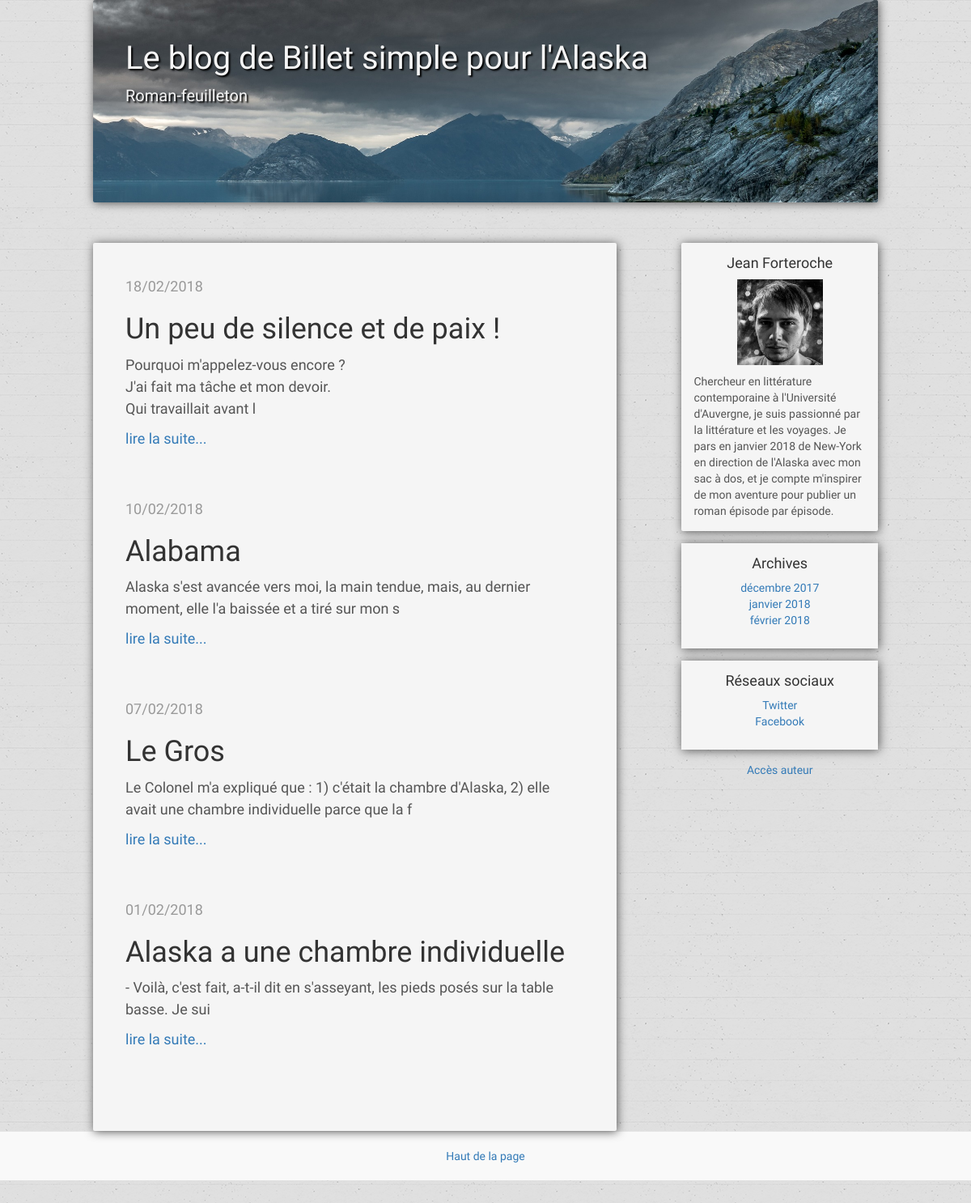
The page /index.php?action=seePostsPerMonth&m=2 on the database its author committed.
### tables this page shows
CREATE TABLE `posts` (
  `id` int(11) NOT NULL,
  `content` text NOT NULL,
  `date_creation` date NOT NULL
);

### model/Frontend.php (called while the page is built, shortened)
<?php
require_once('model/PostManager.php');
class Frontend extends Manager {
    public function __construct() {
        $this->_postManager = new \OpenClassrooms\Blog\Model\PostManager();
    }
    public function seePostsPerMonth($m) {
        $postsPerMonth = $this->_postManager->getPostsPerMonth($m);
        $months = $this->_postManager->getMonths();
        require('view/frontend/postsPerMonthView.php');
    }
}

### index.php (called while the page is built, shortened)
<?php
$router = new \OpenClassrooms\Blog\Model\Router();
$router->direct();

### model/PostManager.php (called while the page is built, shortened)
<?php
require_once("model/Manager.php");
class PostManager extends Manager {
    public function getMonths() {
        $sql = 'SELECT MONTH(date_creation) AS m,
        CASE WHEN MONTH(date_creation) = 1 THEN \'janvier\'
        WHEN MONTH(date_creation) = 2 THEN \'février\'
        WHEN MONTH(date_creation) = 3 THEN \'mars\'
        WHEN MONTH(date_creation) = 4 THEN \'avril\'
        WHEN MONTH(date_creation) = 5 THEN \'mai\'
        WHEN MONTH(date_creation) = 6 THEN \'juin\'
        WHEN MONTH(date_creation) = 7 THEN \'juillet\'
        WHEN MONTH(date_creation) = 8 THEN \'août\'
        WHEN MONTH(date_creation) = 9 THEN \'septembre\'
        WHEN MONTH(date_creation) = 10 THEN \'octobre\'
        WHEN MONTH(date_creation) = 11 THEN \'novembre\'
        WHEN MONTH(date_creation) = 12 THEN \'décembre\'
        END AS mois,
        YEAR(date_creation) AS y FROM posts GROUP BY y, m';
        $months = $this->executeRequest($sql);
        return $months;
    }
    public function getPostsPerMonth($m) {
        $sql = 'SELECT id, SUBSTRING(content, 1, 150) AS short_content, DATE_FORMAT(date_creation, \'%d/%m/%Y\') AS creation_date_fr FROM posts WHERE MONTH(date_creation) = ? ORDER BY id DESC';
        $postsPerMonth = $this->executeRequest($sql, array($m));
        return $postsPerMonth;
    }
}

### model/Manager.php (called while the page is built, shortened)
<?php
abstract class Manager {
        private $db;
        protected function executeRequest($sql, $params = null) {
          if ($params == null) {
            $result = $this->getDb()->query($sql);
          }
          else {
            $result = $this->getDb()->prepare($sql);
            $result->execute($params);
          }
          return $result;
        }
        private function getDb() {
          if ($this->db == null) {
            $this->db = new \PDO('mysql:host=localhost;dbname=writer_blog;charset=utf8', 'root', 'root');
          }
          return $this->db;
        }
}

### view/frontend/postsPerMonthView.php (the view, shortened to what this page needs)
    <div class="container">
      <div class="row">
        <div class="col-sm-8 blog-main">
        <?php
          while ($data = $postsPerMonth->fetch()) {
        ?>
          <div class="blog-post">
            <p class="blog-post-meta">
              <?= $data['creation_date_fr'] ?>
            </p>
            <p>
              <?=html_entity_decode($data['short_content']); ?>
            </p>
            <a href="index.php?action=seeOnePost&amp;id=<?= $data['id'] ?>">  lire la suite... </a>
          </div>
        <?php
          }
        ?>
        </div>
        <div class="col-sm-3 col-sm-offset-1 blog-sidebar">
          <div class="sidebar-module sidebar-module-inset">
            <h4>Jean Forteroche</h4>
            <img src="public/images/photo.jpg" alt="portrait">
            <p>Chercheur en littérature contemporaine à l'Université d'Auvergne, je suis passionné par la littérature et les voyages. Je pars en janvier 2018 de New-York en direction de l'Alaska avec mon sac à dos, et je compte m'inspirer de mon aventure pour publier un roman épisode par épisode.</p>
          </div>
          <div class="sidebar-module">
            <h4>Archives</h4>
            <ol class="list-unstyled">
            <?php
              while ($data = $months->fetch()) {
            ?>
                <li><a href="index.php?action=seePostsPerMonth&amp;m=<?= $data['m'] ?>"><?= $data['mois']; ?> <?= $data['y']; ?></a></li>
            <?php
            }
            ?>
            </ol>
          </div>
          <div class="sidebar-module">
            <h4>Réseaux sociaux</h4>
            <ol class="list-unstyled">
              <li><a href="#">Twitter</a></li>
              <li><a href="#">Facebook</a></li>
            </ol>
          </div>
          <p><a href="index.php?action=login">Accès auteur</a></p>
        </div>
      </div>
    </div>
    <footer class="blog-footer">
      <p><a href="#">Haut de la page</a></p>
    </footer>
<?php require('./view/template.php'); ?>

### public/css/style.css (style rules this page uses)
body { font-family: 'ABeeZee', sans-serif; color: #555; background-image:url(../images/pattern.png); background-repeat: repeat; }
h1, .h1, h2, .h2, h3, .h3, h4, .h4, h5, .h5, h6, .h6 { margin-top: 0; font-family: 'ABeeZee', sans-serif; font-weight: normal; color: #333; }
@media (min-width: 1200px) { .container { width: 970px; } }
.blog-main { font-size: 18px; line-height: 1.5; background-color: #f5f5f5; padding: 40px; border-radius: 2px; box-shadow: 1px 1px 12px #555; }
.sidebar-module { padding: 15px; margin: 0 -15px 15px; background-color: #f5f5f5; box-shadow: 1px 1px 12px #555; }
.blog-sidebar { text-align: center; }
.sidebar-module-inset { padding: 15px; background-color: #f5f5f5; border-radius: 2px; }
.sidebar-module-inset p:last-child, .sidebar-module-inset ul:last-child, .sidebar-module-inset ol:last-child { margin-bottom: 0; }
.sidebar-module-inset p { text-align: left; }
.sidebar-module-inset img { width: 50%; margin-bottom: 10px; }
.blog-post { margin-bottom: 60px; }
.blog-post-meta { margin-bottom: 20px; color: #999; }
.blog-footer { padding: 20px 0; color: #999; text-align: center; background-color: #f9f9f9; border-top: 1px solid #e5e5e5; }
.blog-footer p:last-child { margin-bottom: 0; }

### rows shown on the page
posts: creation_date_fr "18/02/2018", short_content "Un peu de silence et de paix ! Pourquoi m'appelez-vous encore ? J'ai fait ma tâche et mon devoir. Qui travaillait avant l"
posts: creation_date_fr "10/02/2018", short_content "Alabama Alaska s'est avancée vers moi, la main tendue, mais, au dernier moment, elle l'a baissée et a tiré sur mon s"
posts: creation_date_fr "07/02/2018", short_content "Le Gros Le Colonel m'a expliqué que : 1) c'était la chambre d'Alaska, 2) elle avait une chambre individuelle parce que la f"
posts: creation_date_fr "01/02/2018", short_content "Alaska a une chambre individuelle - Voilà, c'est fait, a-t-il dit en s'asseyant, les pieds posés sur la table basse. Je sui"

### other values the page prints
$data['mois'] "décembre"
$data['y'] "2017"
$data['mois'] "janvier"
$data['y'] "2018"
$data['mois'] "février"
